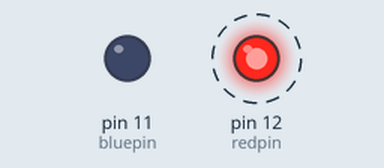
The sketch below on a simulated Arduino Uno, built with avr-gcc and run on an emulated ATmega328P. Parts: output pins drawn as LEDs (lit = HIGH). Dashed ring = blinking.

Above: at 0.3 s.
Timing chart, 0 to 3.0 s (numbered marks = the images above):
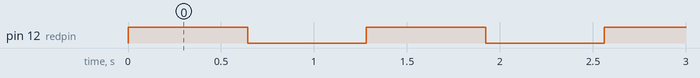

Measured:
- by itself, pin 12 (redpin): alternates HIGH for 0.64 s and LOW for 0.64 s
- by itself, everything shown: repeats every 5.1 s, in 17 steps

The sketch:

57_Yin_Yi_2-color_LED_module_3MM_KY-029.ino
```cpp
/***********************************************************
File name: 57  Yin Yi 2-color LED module 3MM KY-029
Let, KY-029 2 color LED module. *******/

int redpin = 12; // select the pin for the red LED
int bluepin = 11; // select the pin for the blueLED
int val;
 void setup () {
  pinMode (redpin, OUTPUT);
  pinMode (bluepin, OUTPUT);
  Serial.begin (9600);
}
 void loop () {
 for(val=255;val>0;val--) {
   analogWrite (12, val);
   analogWrite (11, 255 - val);
   delay(5);
 }
 for(val=255;val<255;val++) {
    analogWrite (12, val);
    analogWrite (11, 255 - val);
   delay(5);
 }
}
```
